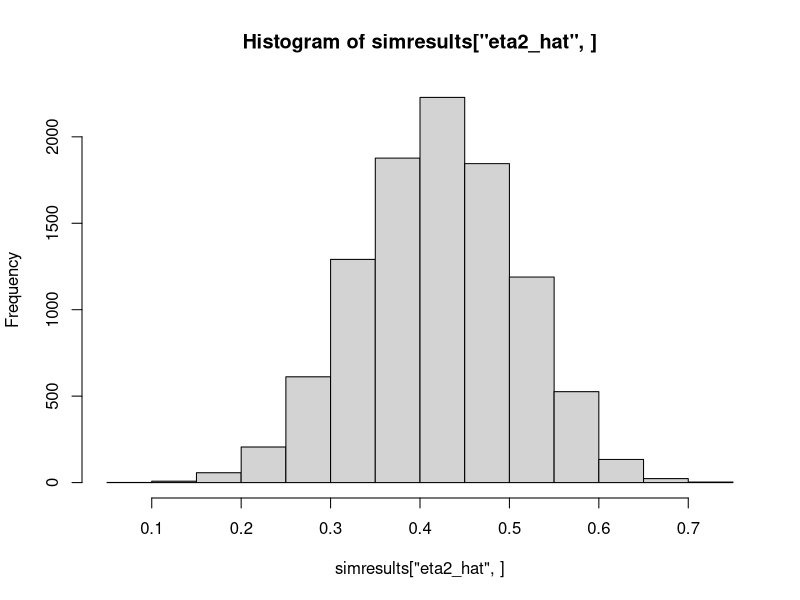
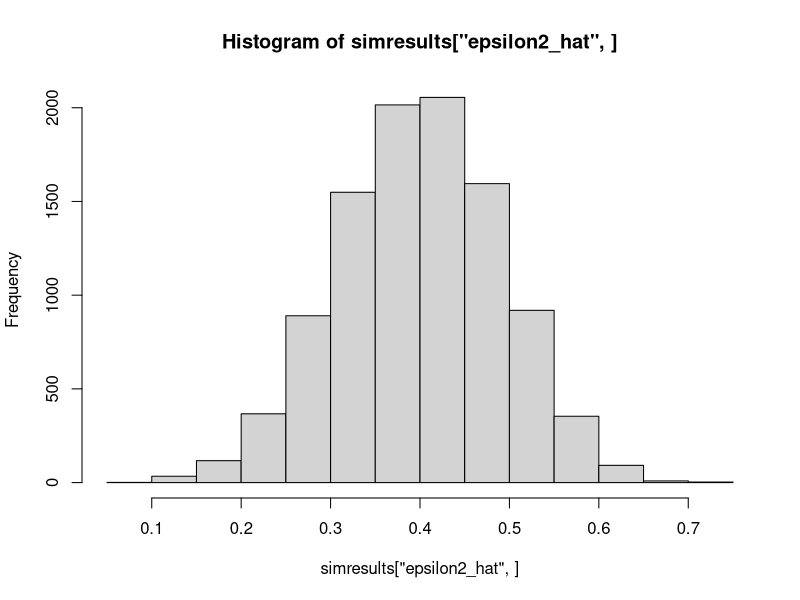
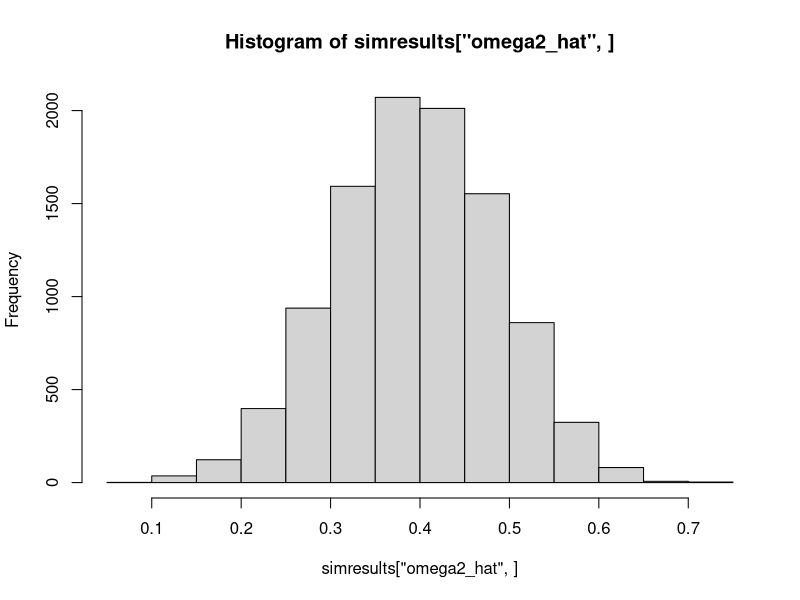
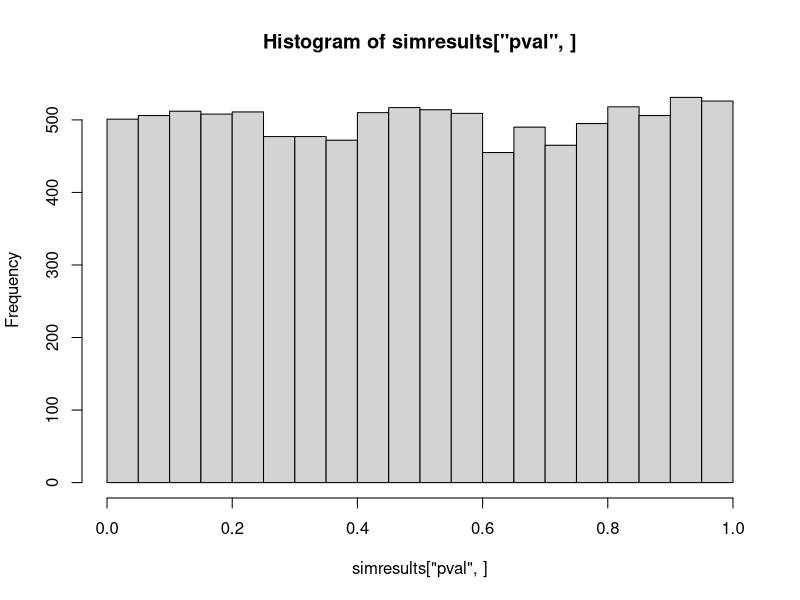

R code for these plots, in order:

############################################

#  start of noninf_Fstat  function

############################################


noninf_Fstat <-  function(aovobject, eq_bound_eta2=0.4, alpha = 0.05, makeplot =FALSE, tol = 1e-09){


ttt <- summary(aovobject)

# using the notation as in Okada (2013)

Fstat= ttt[[1]]$F[1]
pval <- (ttt[[1]]$"Pr(>F)")[1]
dfb= ttt[[1]]$Df[1]
dfw= ttt[[1]]$Df[2]
SSb= (ttt[[1]])$"Sum Sq"[1]
SSw= (ttt[[1]])$"Sum Sq"[2]
SSt= SSb + SSw
MSb= (ttt[[1]])$"Mean Sq"[1]
MSw= (ttt[[1]])$"Mean Sq"[2]
N= nobs((aovobject))
m <- length(aovobject$coefficients)  # number of groups

## We should have that these are equal:
Fstat
MSb/MSw

pval
1-pf(Fstat, dfb,  dfw)

dfb
m-1

dfw
(N/m-1)*(m)		


# point estimates for eta2, using notation as in Okada (2013): 
eta2_hat =  SSb/SSt
epsilon2_hat = (SSb-dfb*MSw)/SSt
omega2_hat = (SSb-dfb*MSw)/(SSt+MSw)  # (Note that there is a typo in eq.5 of Okada (2013))

# compare the three different point estimates for eta2:
c(eta2_hat, epsilon2_hat, omega2_hat)

# calculate a point estimate for the non-centrality parameter Lambda.
# still need a source for this ???
ncp_hat <- (N-1)*SSb/SSw

# calculate a point estimate for the RMSSE parameter .
# still need a source for this ???
RMSSE_hat <- sqrt(ncp_hat/((m-1)*(N/m)))


# We calculate one-sided (1-alpha)% CI for the non-centrality parameter Lambda.
  ncp_upper <- uniroot(function(q){ 
  								(pf(Fstat, 
                                       dfb, 
                                       dfw, 
                                       ncp = q) - (alpha))},
                       interval = c(0, 1000000),
                       tol = tol)$root


# Convert the CI bounds for the ncp to CI bounds for eta2:
eta2_CI <- ncp_upper/(ncp_upper+N)


# Convert the CI bounds for the ncp to CI bounds for RMSSE (see Steiger2004, eq. 12):
RMSSE_CI <- sqrt(ncp_upper/((m-1)*(N/m)))


# And calculate a p-value for the non-inferiority test, H0: eta2> eq_bound_eta2:

      pval <- uniroot(function(alpha) (
 
    				pf(	Fstat, 
					dfb, 
				    dfw, 
					ncp = (eq_bound_eta2 * N) / (1 - eq_bound_eta2)) - (alpha)),
	                  interval = c(0,1),
                    tol = tol)$root

# add plot if wanted:

if(makeplot==TRUE){

  ## TO DO: add plotting code

}

# print warnings:
    if(eta2_hat > eq_bound_eta2){
    print(paste("Warning: point estimate of", round(eta2_hat,3), "is above eq_bound_eta2."))}

   if(pval==0){print(paste("warning: pval <=", tol,". Lower tol for additional accuracy."))}

	return(list(onesidedCI_ncp= c(0,ncp_upper),  onsidedCI_RMSSE=c(0,RMSSE_CI),  eta2_hat= eta2_hat, epsilon2_hat= epsilon2_hat, omega2_hat= omega2_hat, onesidedCI_eta2= c(0, eta2_CI), Nobs=N, pval=pval, eq_bound_eta2= eq_bound_eta2))

}



############################################

#  end of noninf_Fstat  function

############################################





############################################

### Now a function "simdata()" that will be used for
### simulating ANOVA "across-subjects" data with J=3 groups, with 
### a true population signal-to-noise ratio
### of 0.667 and a true population
### eta2 of 0.4 (see Kelly(2007), section 3.2) :
### sigma2w = 1 (see Okada(2013))
### sigma2b = 0.666 (see Okada(2013))



simdata<-function(npergroup=100){

p <- 3 # number of groups
mu1 <- -1; mu2 <- 0; mu3 <- 1; mu <- 0

sigma2w = 1     #(see Okada(2013))
sigma2b = 2/3 #(see Okada(2013))
sigma2t = sigma2w + sigma2b


# We can write eta2 = sigma2b/sigma2t (see  Okada(2013))
eta2 <- sigma2b/sigma2t
eta2

# Or equivalently, eta2 = sigma2b/sigma2t (see  Okada(2013))
eta2 <- 1-sigma2w/sigma2t
eta2


# we also specify:
n1 <- npergroup; n2 <- npergroup; n3 <- npergroup
N <- sum(c(n1,n2,n3))
tao1 <- mu1-mu; tao2 <- mu2-mu; tao3 <- mu3-mu

## We have the non-centrality parameter:
Lambda <-  sum(c(n1*tao1^2,n2*tao2^2,n3*tao3^2))/sigma2w

# or as in Steiger2004 equation (7) 
alpha1<-tao1;alpha2<-tao2;alpha3<-tao3;
Lambda <-  npergroup*sum(c( (alpha1/sqrt(sigma2w))^2, (alpha2/sqrt(sigma2w))^2, (alpha3/sqrt(sigma2w))^2))


# Alternatively, Kelly(2007) Equation 42 can be written as:
sigma2p<- sum(c(n1*tao1^2,n2*tao2^2,n3*tao3^2))/N

# so that Lambda=
N*sigma2p/sigma2w


# The signal-to-noise ratio is defined as:
phi2 <- sigma2p/sigma2w

# or as in Steiger2004 equation (7):
Lambda/N

# and the proportion of variance in Y accounted for by 
# knowing the level of the factor (or group status in 
# a single factor design) is defined as:

eta2 <- Lambda/(Lambda+N)
eta2

# Finally the RMSSE, as in Steiger2004 eq. 12:
RMSSE=sqrt(Lambda/((p-1)*npergroup))

# simulate data:
dat1 <- rnorm(n1,mu1,sqrt(sigma2w))
dat2 <- rnorm(n2,mu2,sqrt(sigma2w))
dat3 <- rnorm(n3,mu3,sqrt(sigma2w))

dat <- c(dat1,dat2,dat3)

groups <- as.factor(paste("g",c(rep(1,n1),rep(2,n2),rep(3,n3)),sep=""))
aovdata<-data.frame(dat=dat, groups= groups)

print(c(paste("Lambda=",Lambda, "eta2=",eta2,"phi2=", phi2, "RMSSE=",RMSSE )))

return((aovdata))}


############################################

# Small simulation study (will take ~5min):

		 # We simulate data from a population
		 # where the true population eta_p^2 value is
		 # equal to 0.4 and the true population ncp = 40.
		 # We define the DELTA eq_bound_eta2 = 0.3999.
		 # This is a "between-subjects" design.


nSim <- 10000

simresults <- apply(cbind(1:nSim),1, 
	function(x){
		if(round(x/37)==(x/37)){print(paste("% complete:",round(x/nSim,2)))}
		aovdata<-simdata(20) 
		aovobj<-aov(aovdata$dat~aovdata$groups)
		result<-noninf_Fstat(aovobj, eq_bound_eta2=0.3999)
		return(unlist(result))

				} 
			)


## Is our point estimate, eta2_hat, unbiased for eta2? (true eta2=0.40)

mean(simresults["eta2_hat",], na.rm=TRUE)
median(simresults["eta2_hat",], na.rm=TRUE)
hist(simresults["eta2_hat",])

## Is our point estimate, epsilon2_hat, unbiased for eta2? (true eta2=0.40)

mean(simresults["epsilon2_hat",], na.rm=TRUE)
median(simresults["epsilon2_hat",], na.rm=TRUE)
hist(simresults["epsilon2_hat",])

## Is our point estimate, omega2_hat, unbiased for eta2? (true eta2=0.40)

mean(simresults["omega2_hat",], na.rm=TRUE)
median(simresults["omega2_hat",], na.rm=TRUE)
hist(simresults["omega2_hat",])

## In truth, all three estimators are biased, see Darlington, (1968)
## However, assymptotically (i.e. for very large n) they are all unbiased, see Maxell (1981).

## Does our test has correct type 1 error? (pvalues should be uniformly ditributed)

mean(simresults["pval",]<0.05, na.rm=TRUE)
median(simresults["pval",], na.rm=TRUE)
hist(simresults["pval",])

# How about coverage for the one-sided 95% CIs:

# how about the coverage for the onesidedCI_ncp?
mean(simresults["onesidedCI_ncp2",]>40, na.rm=TRUE)
# how about the coverage for the onesidedCI_RMSSE?
mean(simresults["onsidedCI_RMSSE2",]>1, na.rm=TRUE)
# how about the coverage for the onesidedCI_eta2?
mean(simresults["onesidedCI_eta22",]>0.40, na.rm=TRUE)



############################################
# Everything looks good.
############################################


